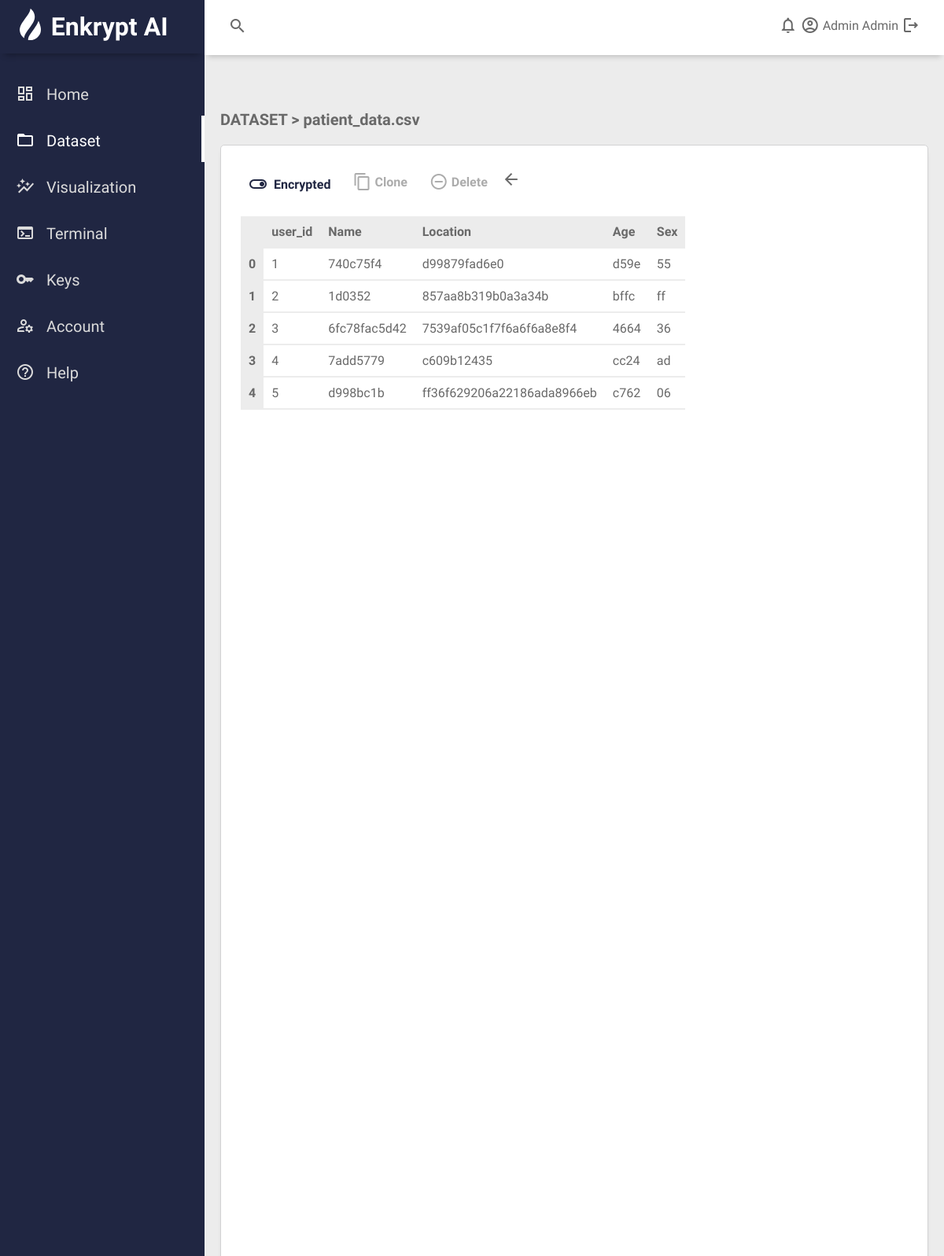
Screenshot of /dataset/1 (signed in) with the database file from the repository.
### dashboardapp/dbmodels.py (models this page shows, shortened)
class User(db.Model, UserMixin):
    id =  db.Column(db.Integer, primary_key=True)
    firstname = db.Column(db.String(), unique=True, nullable=False)
    lastname = db.Column(db.String(), unique=True, nullable=False)
    email = db.Column(db.String(120), unique=True, nullable=False)
    image_file= db.Column(db.String(20), nullable=False, default='default.jpg') # Profile picture
    password = db.Column(db.String(60), nullable=False)
    apiUsage = db.relationship('APIUsage', backref= 'client', lazy=True)
    datasetsUsage = db.relationship('Datasets', backref= 'owner', lazy=True)

class Datasets(db.Model):
    id = db.Column(db.Integer, primary_key=True)
    filename = db.Column(db.String(100), nullable=False)
    date_called = db.Column(db.DateTime, nullable=False, default=datetime.utcnow)
    is_encrypted = db.Column(db.Boolean, nullable=False, default=False)
    description = db.Column(db.Text, nullable = False, default='')
    user_id = db.Column(db.Integer, db.ForeignKey('user.id'), nullable=False)

### dashboardapp/routes.py (the view, shortened to what this page needs)
@app.route("/dataset/<int:dataset_id>",methods=['GET', 'POST'])
@login_required
def dataview(dataset_id):
    dataset = Datasets.query.get_or_404(dataset_id)
    if dataset:
        df , df_html = generate_dataframe(dataset)
    return render_template('dataview.html', title=dataset.filename, df_html=df_html, dataset_encrypted = dataset.is_encrypted)

### dashboardapp/dbmodels.py (called while the page is built)
@login_manager.user_loader
def load_user(user_id):
    return User.query.get(int(user_id))

### dashboardapp/routes.py (called while the page is built)
def generate_dataframe(dataset):
    file_path = os.path.join(app.root_path, 'static/datasets', dataset.filename)
    df=pd.read_csv(file_path)
    return df, df.head(10).to_html(border=0, classes= "mytablestyle")

### dashboardapp/templates/dataview.html (shortened to what this page needs)
{% extends "layout_dashboard.html" %} {% block dashboard_content %}
<div class="main-title">
  <p class="font-weight-bold">DATASET > {{title}}</p>
</div>
<div class="main-dataset">
  <div class="content-dataset">
    <div class="header-dataset">
      <form
        method="POST"
        action=""
        id="upload-dataset-form"
        enctype="multipart/form-data"
      >
        {% if dataset_encrypted %}
        <label for="encrypt-dataset-btn" id="encrypted-label">
          <span class="material-icons-outlined">toggle_on </span>
          Encrypted</label
        >
        {% endif %}
      </form>
      <label for="clone-btn"
        ><span class="material-icons-outlined">content_copy</span>Clone</label
      >
      <label for="delete-btn"
        ><span class="material-icons-outlined">remove_circle_outline</span
        >Delete</label
      >
      <a href="{{ url_for('dataset') }}">
        <span class="material-icons-outlined">arrow_back</span></a
      >
    </div>
    <div class="content-table">{{df_html | safe}}</div>
  </div>
  {% endblock dashboard_content %}

### dashboardapp/templates/layout_dashboard.html (shortened to what this page needs)
<!DOCTYPE html>
<html lang="en">
  <head>
    <link
      rel="stylesheet"
      type="text/css"
      href="{{url_for('static', filename='styles.css')}}"
    />
  </head>
  <body>
    <div class="grid-container" id="grid-container">
      <header class="header">
        <div class="header-left">
          <span class="material-icons-outlined">search</span>
        </div>
        <div class="header-right">
          <span class="material-icons-outlined">notifications</span>
          <span
            class="material-icons-outlined"
            onclick="window.location.href='{{url_for('account')}}';"
            >account_circle</span
          >
          <span
            class="login-name"
            onclick="window.location.href='{{url_for('account')}}';"
            >{{current_user.firstname}} {{current_user.lastname}}</span
          >
          <span
            class="material-icons-outlined"
            onclick="window.location.href='{{url_for('logout')}}';"
            id="logout-icon"
            >logout</span
          >
        </div>
      </header>
      <aside id="sidebar">
        <div class="sidebar-title">
          <div class="sidebar-brand">
            <span class="sidebar-logo-image"
              ><img
                id="logo-image"
                src="{{url_for('static', filename= 'images/logo-sm.svg')}}"
                alt="logo"
                height="40"
            /></span>
            Enkrypt AI
          </div>
        </div>
        <ul class="sidebar-list">
          <li
            class="sidebar-list-item"
            id="li-home"
            onclick="window.location.href='{{url_for('dashboard')}}';"
          >
            <span class="material-icons-outlined">dashboard</span>Home
          </li>
          <li
            class="sidebar-list-item"
            id="li-dataset"
            onclick="window.location.href='{{url_for('dataset')}}';"
          >
            <span class="material-icons-outlined">folder_open</span>Dataset
          </li>
          <li
            class="sidebar-list-item"
            id="li-viz"
            onclick="window.location.href='{{url_for('visualization')}}';"
          >
            <span class="material-icons-outlined">auto_graph</span>Visualization
          </li>
          <li
            class="sidebar-list-item"
            id="li-terminal"
            onclick="window.location.href='{{url_for('terminal')}}';"
          >
            <span class="material-icons-outlined">terminal</span>Terminal
          </li>
          <li
            class="sidebar-list-item"
            id="li-keys"
            onclick="window.location.href='{{url_for('keyaccess')}}';"
          >
            <span class="material-icons-outlined">key</span>Keys
          </li>
          <li
            class="sidebar-list-item"
            id="li-account"
            onclick="window.location.href='{{url_for('account')}}';"
          >
            <span class="material-icons-outlined">manage_accounts</span>Account
          </li>
          <li class="sidebar-list-item">
            <span class="material-icons-outlined">help_outline</span>Help
          </li>
        </ul>
      </aside>
      <main class="main-container">
        {% block dashboard_content %}{% endblock %}
      </main>
    </div>
  </body>
</html>

### dashboardapp/static/styles.css (style rules this page uses)
body { margin: 0; padding: 0; box-sizing: border-box; background-color: #ececec; color: #696969; font-family: "Source Sans Pro", sans-serif; }
.grid-container { display: grid; grid-template-columns: 260px 1fr 1fr 1fr; grid-template-rows: 0.2fr 3fr; grid-template-areas: "sidebar header header header" "sidebar main main main"; height: 100vh; }
.header { grid-area: header; height: 70px; background-color: rgb(255, 255, 255); display: flex; align-items: center; justify-content: space-between; padding: 0 30px 0 30px; box-shadow: 0 6px 7px -4px rgba(0, 0, 0, 0.2); }
#sidebar { grid-area: sidebar; height: 100%; background-color: #202642; color: #dbdbdb; overflow-y: auto; transition: all 0.5s; -webkit-transition: all 0.5s; }
.sidebar-title { display: flex; justify-content: space-between; align-items: center; padding: 10px 10px 0px 10px; margin-bottom: 20px; color: white; box-shadow: 0px 8px 8px -6px rgba(0, 0, 0, 0.3); }
.sidebar-brand { margin-top: -20px; font-size: 32px; font-weight: 700; padding: 15px; }
.sidebar-brand > span { position: relative; top: 0.175em; padding: 0px 5px 0px 0px; }
.sidebar-list { padding: 0; margin-top: 15px; list-style-type: none; font-size: 1.25em; }
.sidebar-list-item { padding: 15px 15px 15px 20px; }
.sidebar-list-item > span { padding: 0px 15px 0px 0px; }
.sidebar-select { color: white; border-right: white 4px solid; }
li > span.material-icons-outlined { position: relative; top: 0.15em; font-size: 1.25 em; }
.main-container { grid-area: main; overflow-y: auto; padding: 20px 20px; }
.main-title { display: flex; justify-content: space-between; }
.main-title > p { font-size: 20px; }
.font-weight-bold { font-weight: 800; }
.login-name { position: relative; top: -0.5em; vertical-align: middle; }
.main-dataset { display: grid; grid-template-columns: 1fr; gap: 20px; }
.content-dataset { background-color: white; height: 100vh; margin-bottom: 20px; padding: 25px; box-sizing: border-box; -webkit-column-break-inside: avoid; border: 1px solid #d2d2d3; border-radius: 5px; box-shadow: 0 6px 7px -4px rgba(0, 0, 0, 0.2); }
.header-dataset { display: flex; align-items: center; justify-content: left; margin-top: -5px; margin-bottom: 20px; }
div.header-dataset label { background-color: white; color: #acacac; font-weight: 600; padding: 0.15rem 0.5rem 0.5rem 0.5rem; cursor: pointer; margin: 0.25rem 0.5rem 0.25rem 0; box-sizing: border-box; -webkit-column-break-inside: avoid; border: 2px solid white; border-radius: 5px; }
div.header-dataset label span { position: relative; top: 0.375rem; padding: 0 0.25rem 0 0; }
#add-label span, #add-label span, #encrypt-label span, #encrypted-label span { position: relative; top: 0.375rem; padding: 0 0.25rem 0 0; }
table { border-collapse: collapse; }
#encrypted-label { color: #202642; }
.header-dataset > a { text-decoration: None; color: #696969; font-weight: 500; }
.content-table { display: flex; align-items: center; }
table.dataframe, .dataframe th, .dataframe td { border: none; border-bottom: 2px solid #ececec; border-collapse: collapse; text-align: left; padding: 10px; margin-bottom: 40px; }
.mytablestyle th { background-color: #ececec; color: #696969; }
.dataframe > thead > tr { background-color: black; color: #696969; }

### rows the page displays
User: firstname "Admin", lastname "Admin"
Datasets: filename "patient_data.csv"
